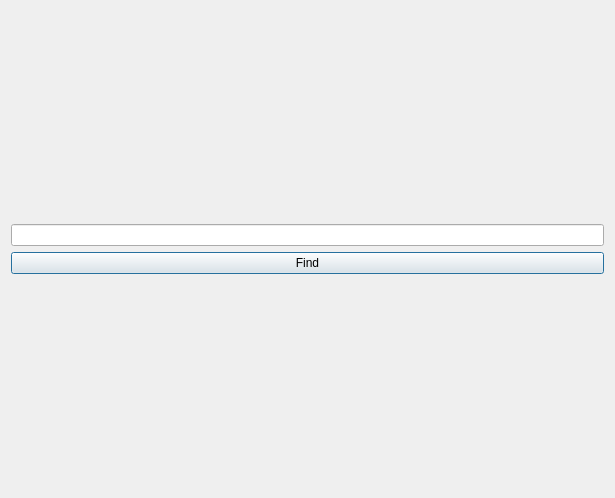
<?xml version="1.0" encoding="UTF-8"?>
<ui version="4.0">
 <class>Dialog</class>
 <widget class="QDialog" name="Dialog">
  <property name="geometry">
   <rect>
    <x>0</x>
    <y>0</y>
    <width>615</width>
    <height>498</height>
   </rect>
  </property>
  <property name="windowTitle">
   <string>Dialog</string>
  </property>
  <layout class="QVBoxLayout" name="verticalLayout_2">
   <item>
    <layout class="QVBoxLayout" name="verticalLayout_3">
     <item>
      <widget class="QLineEdit" name="lineEdit"/>
     </item>
     <item>
      <widget class="QPushButton" name="pushButton">
       <property name="enabled">
        <bool>true</bool>
       </property>
       <property name="text">
        <string>Find</string>
       </property>
      </widget>
     </item>
    </layout>
   </item>
  </layout>
 </widget>
 <resources/>
 <connections/>
</ui>
